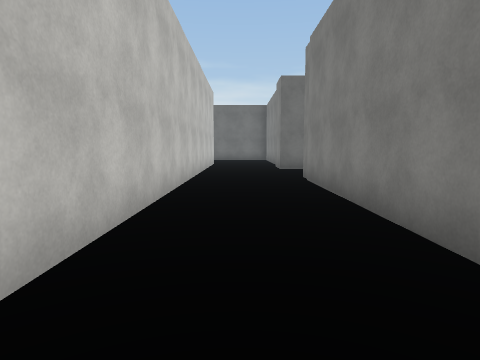
View 1 (above)

16 first-person views from a walk through a Unity game level. The camera is 1.5 m above the floor, tilts 6° down and sees 75° across. The floor is counted in squares, 2 m on a side. Each view is taken from the middle of a square. On the plan, view 1 faces up. The plan holds only what a view shows up to about 10 squares ahead; the rest is blank. The place goes on beyond the plan. The player character is not drawn. Surface patterns are stand-ins for the level's own textures.

View 2
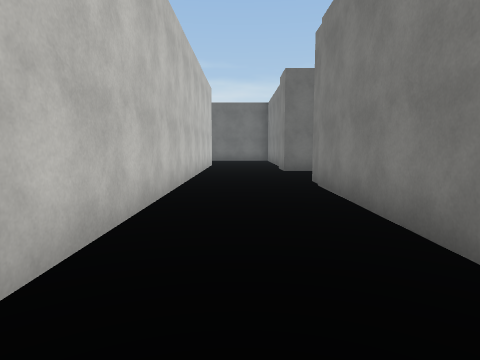

View 3
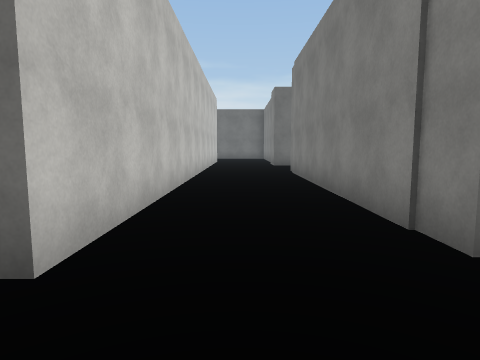

View 4
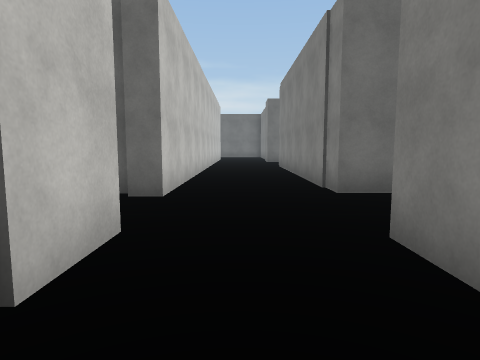

View 5
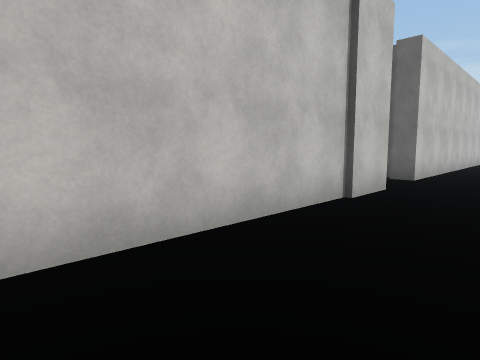

View 6
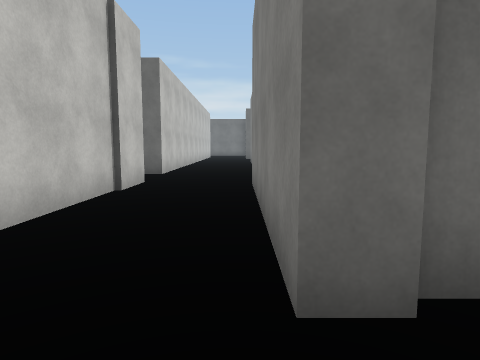

View 7
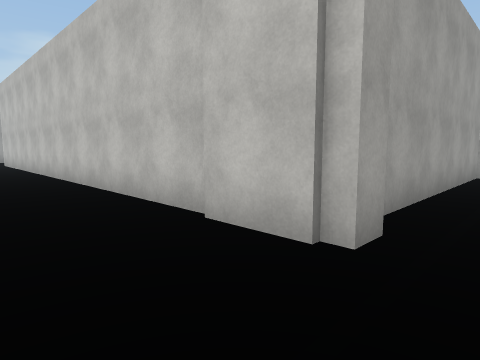

View 8
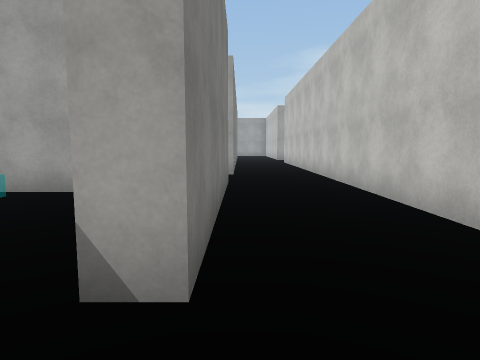

View 9
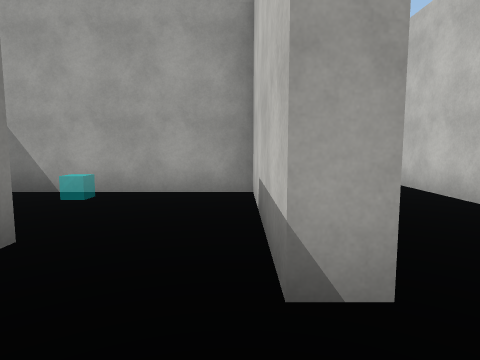

View 10
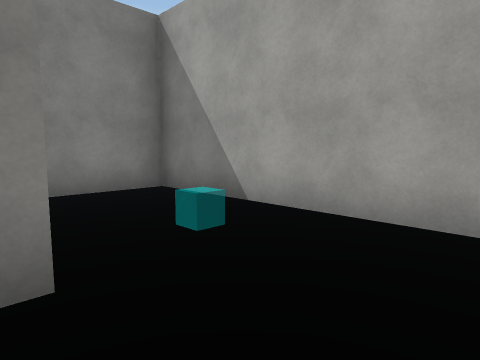

View 11
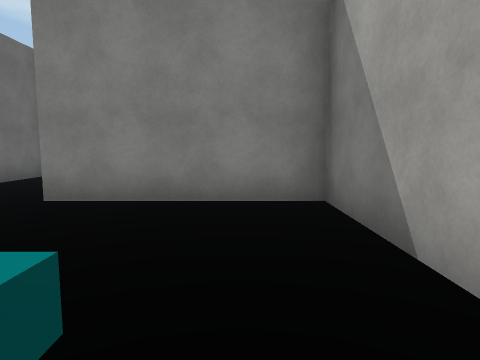

View 12
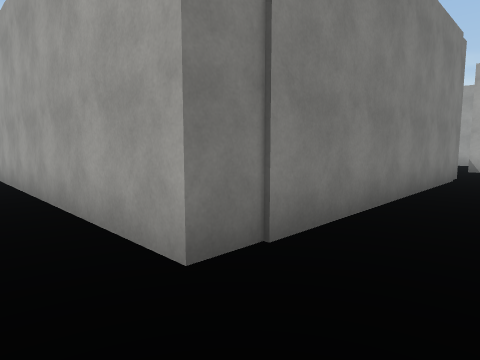

View 13
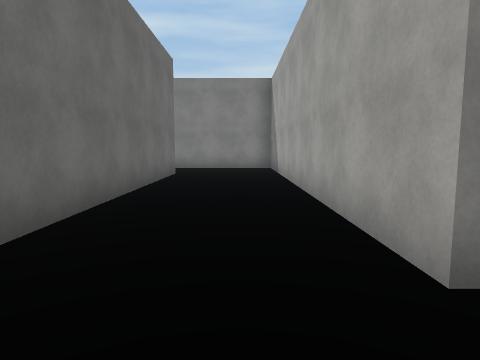

View 14
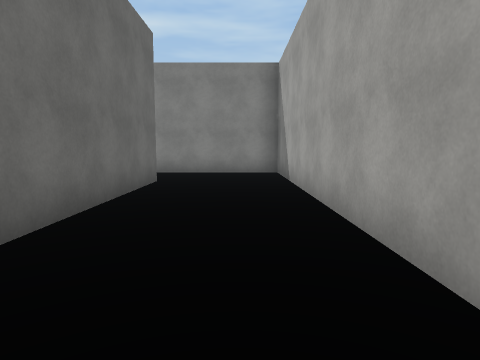

View 15
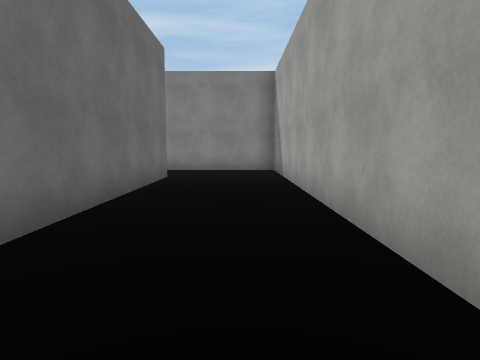

View 16
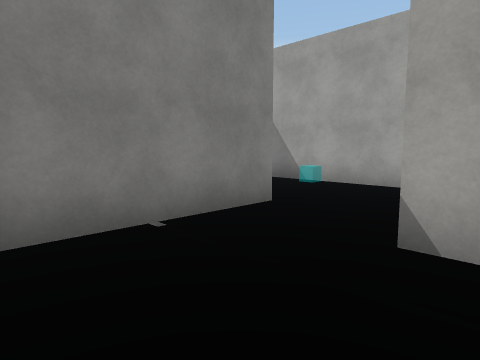

### Floor plan
Points are (right, up) in squares from view 1. A wall is a line through its corners. A room is listed if a view was taken in it or the views show most of it. See-through windows are left out.
Room 1 (views 1, 2, 3, 7, 8, 9, 10, 12, 13, 14, 15, 16)
walls: (-1.2, 11.1) (-1.2, -0.3); (2.5, 0.1) (1.5, 0.1) (1.5, 7.9) (11.2, 7.9) (11.2, 11.5); (1.3, -2.5) (1.8, -2.5) (1.8, -3.5); (9, 10.8) (1.4, 10.8); (3.8, -3.5) (3.8, -0.2)
ways out: opening at (0, -2) to room 2; opening at (2.5, -3) to room 3; opening at (-1, -1)
Room 2 (views 4, 5, 6)
walls: (11, 0.1) (9.5, 0.1); (1.9, -7.7) (1.3, -7.7) (1.3, -2.5); (-1.2, -2) (-1.2, -9.5)
ways out: opening at (0, -2) to room 1; opening at (8, -1.5) to room 3; opening at (0, -10)
Room 3 (view 11)
walls: (1.8, -3.5) (1.8, -6.2) (7.3, -6.2) (7.3, -2.2)
ways out: opening at (2.5, -3) to room 1; opening at (8, -1.5) to room 2

Positions as (right, up) in squares from view 1, and headings:
1: (0, 0), facing up
2: (0, 1), facing up
3: (0, -2), facing up
4: (0, -5), facing up
5: (1, -8), facing up-left
6: (1, -9), facing up
7: (1, -1), facing down-left
8: (1, -1), facing down
9: (2, -1), facing down
10: (2, -3), facing down-right
11: (3, -5), facing right
12: (0, 9), facing down-right
13: (0, 9), facing right
14: (2, 9), facing right
15: (1, 9), facing right
16: (1, 0), facing down-right
